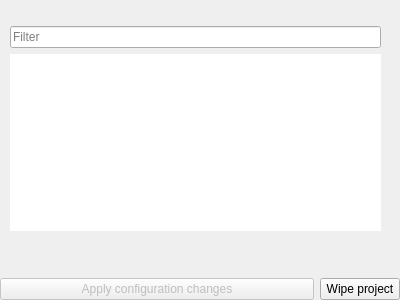
<?xml version="1.0" encoding="UTF-8"?>
<ui version="4.0">
 <class>MesonBuildSettingsWidget</class>
 <widget class="QWidget" name="MesonBuildSettingsWidget">
  <property name="geometry">
   <rect>
    <x>0</x>
    <y>0</y>
    <width>400</width>
    <height>300</height>
   </rect>
  </property>
  <property name="windowTitle">
   <string>Form</string>
  </property>
  <layout class="QGridLayout" name="gridLayout">
   <property name="leftMargin">
    <number>0</number>
   </property>
   <property name="topMargin">
    <number>0</number>
   </property>
   <property name="rightMargin">
    <number>0</number>
   </property>
   <property name="bottomMargin">
    <number>0</number>
   </property>
   <item row="1" column="0">
    <widget class="QPushButton" name="configureButton">
     <property name="enabled">
      <bool>false</bool>
     </property>
     <property name="sizePolicy">
      <sizepolicy hsizetype="MinimumExpanding" vsizetype="Fixed">
       <horstretch>0</horstretch>
       <verstretch>0</verstretch>
      </sizepolicy>
     </property>
     <property name="text">
      <string>Apply configuration changes</string>
     </property>
    </widget>
   </item>
   <item row="1" column="1">
    <widget class="QPushButton" name="wipeButton">
     <property name="sizePolicy">
      <sizepolicy hsizetype="Maximum" vsizetype="Fixed">
       <horstretch>0</horstretch>
       <verstretch>0</verstretch>
      </sizepolicy>
     </property>
     <property name="toolTip">
      <string>Wipe build directory and reconfigure using previous command line options. 
Userful when build directory got corrupted, or when rebuilding with a newer version of meson.</string>
     </property>
     <property name="text">
      <string>Wipe project</string>
     </property>
     <property name="icon">
      <iconset theme=":/utils/images/warning.png"/>
     </property>
    </widget>
   </item>
   <item row="0" column="0" colspan="2">
    <widget class="Utils::DetailsWidget" name="container" native="true">
     <widget class="QWidget" name="details" native="true">
      <property name="geometry">
       <rect>
        <x>10</x>
        <y>20</y>
        <width>371</width>
        <height>211</height>
       </rect>
      </property>
      <layout class="QVBoxLayout" name="verticalLayout_2">
       <property name="leftMargin">
        <number>0</number>
       </property>
       <property name="topMargin">
        <number>0</number>
       </property>
       <property name="rightMargin">
        <number>0</number>
       </property>
       <property name="bottomMargin">
        <number>0</number>
       </property>
       <item>
        <widget class="QWidget" name="buildDirWidget" native="true"/>
       </item>
       <item>
        <widget class="Utils::FancyLineEdit" name="optionsFilterLineEdit">
         <property name="placeholderText">
          <string>Filter</string>
         </property>
        </widget>
       </item>
       <item>
        <widget class="Utils::TreeView" name="optionsTreeView">
         <property name="minimumSize">
          <size>
           <width>0</width>
           <height>300</height>
          </size>
         </property>
         <property name="frameShape">
          <enum>QFrame::NoFrame</enum>
         </property>
         <property name="selectionBehavior">
          <enum>QAbstractItemView::SelectItems</enum>
         </property>
         <property name="uniformRowHeights">
          <bool>true</bool>
         </property>
         <property name="sortingEnabled">
          <bool>true</bool>
         </property>
        </widget>
       </item>
      </layout>
     </widget>
    </widget>
   </item>
  </layout>
 </widget>
 <customwidgets>
  <customwidget>
   <class>Utils::DetailsWidget</class>
   <extends>QWidget</extends>
   <header>utils/detailswidget.h</header>
   <container>1</container>
  </customwidget>
  <customwidget>
   <class>Utils::FancyLineEdit</class>
   <extends>QLineEdit</extends>
   <header>utils/fancylineedit.h</header>
  </customwidget>
  <customwidget>
   <class>Utils::TreeView</class>
   <extends>QTreeView</extends>
   <header>utils/itemviews.h</header>
  </customwidget>
 </customwidgets>
 <resources/>
 <connections/>
</ui>
